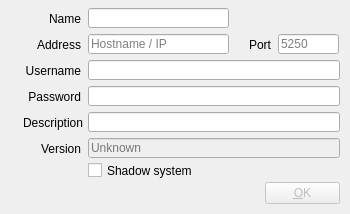
<?xml version="1.0" encoding="UTF-8"?>
<ui version="4.0">
 <class>AddDeviceDialog</class>
 <widget class="QDialog" name="AddDeviceDialog">
  <property name="geometry">
   <rect>
    <x>0</x>
    <y>0</y>
    <width>350</width>
    <height>214</height>
   </rect>
  </property>
  <property name="minimumSize">
   <size>
    <width>350</width>
    <height>214</height>
   </size>
  </property>
  <property name="maximumSize">
   <size>
    <width>350</width>
    <height>214</height>
   </size>
  </property>
  <property name="windowTitle">
   <string>Add new device</string>
  </property>
  <property name="styleSheet">
   <string notr="true"/>
  </property>
  <widget class="QLineEdit" name="lineEditUsername">
   <property name="geometry">
    <rect>
     <x>88</x>
     <y>60</y>
     <width>252</width>
     <height>20</height>
    </rect>
   </property>
  </widget>
  <widget class="QLabel" name="labelDescription">
   <property name="geometry">
    <rect>
     <x>12</x>
     <y>115</y>
     <width>71</width>
     <height>16</height>
    </rect>
   </property>
   <property name="text">
    <string>Description</string>
   </property>
   <property name="alignment">
    <set>Qt::AlignRight|Qt::AlignTrailing|Qt::AlignVCenter</set>
   </property>
  </widget>
  <widget class="QPushButton" name="pushButtonOK">
   <property name="enabled">
    <bool>false</bool>
   </property>
   <property name="geometry">
    <rect>
     <x>265</x>
     <y>182</y>
     <width>75</width>
     <height>22</height>
    </rect>
   </property>
   <property name="focusPolicy">
    <enum>Qt::NoFocus</enum>
   </property>
   <property name="text">
    <string>&amp;OK</string>
   </property>
   <property name="shortcut">
    <string>Alt+O</string>
   </property>
  </widget>
  <widget class="QLineEdit" name="lineEditAddress">
   <property name="geometry">
    <rect>
     <x>88</x>
     <y>34</y>
     <width>141</width>
     <height>20</height>
    </rect>
   </property>
   <property name="placeholderText">
    <string>Hostname / IP</string>
   </property>
  </widget>
  <widget class="QLineEdit" name="lineEditVersion">
   <property name="enabled">
    <bool>false</bool>
   </property>
   <property name="geometry">
    <rect>
     <x>88</x>
     <y>138</y>
     <width>252</width>
     <height>20</height>
    </rect>
   </property>
   <property name="placeholderText">
    <string>Unknown</string>
   </property>
  </widget>
  <widget class="QLabel" name="labelAddress">
   <property name="geometry">
    <rect>
     <x>30</x>
     <y>37</y>
     <width>51</width>
     <height>16</height>
    </rect>
   </property>
   <property name="text">
    <string>Address</string>
   </property>
   <property name="alignment">
    <set>Qt::AlignRight|Qt::AlignTrailing|Qt::AlignVCenter</set>
   </property>
  </widget>
  <widget class="QLabel" name="labelPort">
   <property name="geometry">
    <rect>
     <x>240</x>
     <y>35</y>
     <width>31</width>
     <height>20</height>
    </rect>
   </property>
   <property name="text">
    <string>Port</string>
   </property>
   <property name="alignment">
    <set>Qt::AlignRight|Qt::AlignTrailing|Qt::AlignVCenter</set>
   </property>
  </widget>
  <widget class="QLabel" name="labelUsername">
   <property name="geometry">
    <rect>
     <x>10</x>
     <y>63</y>
     <width>71</width>
     <height>16</height>
    </rect>
   </property>
   <property name="text">
    <string>Username</string>
   </property>
   <property name="alignment">
    <set>Qt::AlignRight|Qt::AlignTrailing|Qt::AlignVCenter</set>
   </property>
  </widget>
  <widget class="QLineEdit" name="lineEditDescription">
   <property name="geometry">
    <rect>
     <x>88</x>
     <y>112</y>
     <width>252</width>
     <height>20</height>
    </rect>
   </property>
  </widget>
  <widget class="QLabel" name="labelVersion">
   <property name="geometry">
    <rect>
     <x>10</x>
     <y>139</y>
     <width>71</width>
     <height>20</height>
    </rect>
   </property>
   <property name="text">
    <string>Version</string>
   </property>
   <property name="alignment">
    <set>Qt::AlignRight|Qt::AlignTrailing|Qt::AlignVCenter</set>
   </property>
  </widget>
  <widget class="QLineEdit" name="lineEditPort">
   <property name="geometry">
    <rect>
     <x>278</x>
     <y>34</y>
     <width>61</width>
     <height>20</height>
    </rect>
   </property>
   <property name="focusPolicy">
    <enum>Qt::ClickFocus</enum>
   </property>
   <property name="placeholderText">
    <string>5250</string>
   </property>
  </widget>
  <widget class="QLabel" name="labelPassword">
   <property name="geometry">
    <rect>
     <x>10</x>
     <y>87</y>
     <width>71</width>
     <height>20</height>
    </rect>
   </property>
   <property name="text">
    <string>Password</string>
   </property>
   <property name="alignment">
    <set>Qt::AlignRight|Qt::AlignTrailing|Qt::AlignVCenter</set>
   </property>
  </widget>
  <widget class="QLineEdit" name="lineEditPassword">
   <property name="geometry">
    <rect>
     <x>88</x>
     <y>86</y>
     <width>252</width>
     <height>20</height>
    </rect>
   </property>
   <property name="echoMode">
    <enum>QLineEdit::Password</enum>
   </property>
  </widget>
  <widget class="QCheckBox" name="checkBoxShadow">
   <property name="geometry">
    <rect>
     <x>88</x>
     <y>162</y>
     <width>248</width>
     <height>17</height>
    </rect>
   </property>
   <property name="text">
    <string>Shadow system</string>
   </property>
  </widget>
  <widget class="QLineEdit" name="lineEditDeviceName">
   <property name="geometry">
    <rect>
     <x>88</x>
     <y>8</y>
     <width>141</width>
     <height>20</height>
    </rect>
   </property>
  </widget>
  <widget class="QLabel" name="labelDeviceName">
   <property name="geometry">
    <rect>
     <x>30</x>
     <y>11</y>
     <width>51</width>
     <height>16</height>
    </rect>
   </property>
   <property name="text">
    <string>Name</string>
   </property>
   <property name="alignment">
    <set>Qt::AlignRight|Qt::AlignTrailing|Qt::AlignVCenter</set>
   </property>
  </widget>
 </widget>
 <tabstops>
  <tabstop>lineEditDeviceName</tabstop>
  <tabstop>lineEditAddress</tabstop>
  <tabstop>lineEditPort</tabstop>
  <tabstop>lineEditUsername</tabstop>
  <tabstop>lineEditPassword</tabstop>
  <tabstop>lineEditDescription</tabstop>
  <tabstop>lineEditVersion</tabstop>
  <tabstop>checkBoxShadow</tabstop>
 </tabstops>
 <resources/>
 <connections>
  <connection>
   <sender>pushButtonOK</sender>
   <signal>clicked()</signal>
   <receiver>AddDeviceDialog</receiver>
   <slot>accept()</slot>
   <hints>
    <hint type="sourcelabel">
     <x>306</x>
     <y>194</y>
    </hint>
    <hint type="destinationlabel">
     <x>247</x>
     <y>152</y>
    </hint>
   </hints>
  </connection>
  <connection>
   <sender>lineEditDeviceName</sender>
   <signal>editingFinished()</signal>
   <receiver>AddDeviceDialog</receiver>
   <slot>lookupName()</slot>
   <hints>
    <hint type="sourcelabel">
     <x>109</x>
     <y>15</y>
    </hint>
    <hint type="destinationlabel">
     <x>2</x>
     <y>17</y>
    </hint>
   </hints>
  </connection>
  <connection>
   <sender>lineEditAddress</sender>
   <signal>editingFinished()</signal>
   <receiver>AddDeviceDialog</receiver>
   <slot>lookupAddress()</slot>
   <hints>
    <hint type="sourcelabel">
     <x>109</x>
     <y>44</y>
    </hint>
    <hint type="destinationlabel">
     <x>1</x>
     <y>53</y>
    </hint>
   </hints>
  </connection>
 </connections>
 <slots>
  <slot>lookupAddress()</slot>
  <slot>lookupName()</slot>
 </slots>
</ui>
